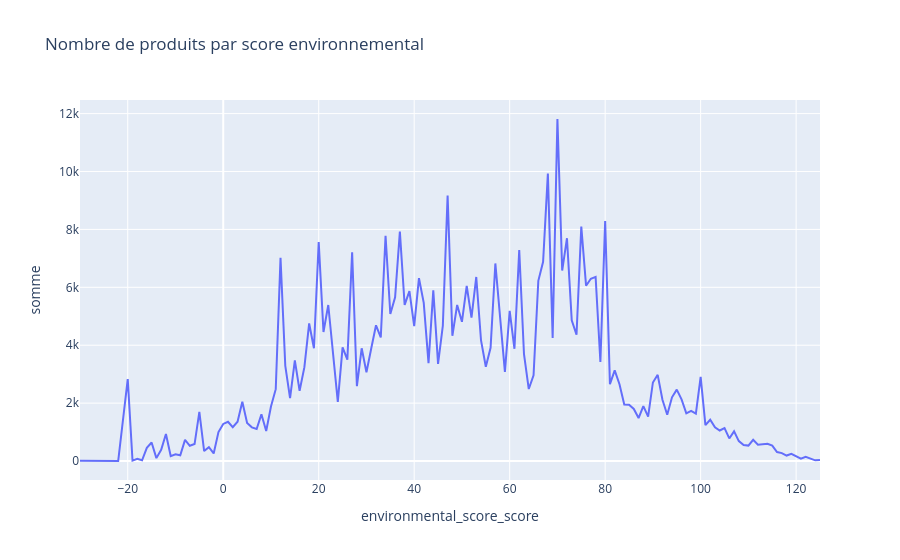

Write notebook code for a chart like this one.
### Code cell
environmental_score_score = count_for_graph(df,"environmental_score_score")

graph = px.line(environmental_score_score, x="environmental_score_score", y="somme", title="Nombre de produits par score environnemental")
graph.show()

### Figure 1 — Plotly figure (JSON) as saved in the notebook; plotly's stock layout.template omitted (floating-point values rounded to 4 significant figures; data arrays with more than 128 entries replaced by an {"elided": "..."} marker saying what was removed)
{"data": [{"hovertemplate": "environmental_score_score=%{x}<br>somme=%{y}<extra></extra>", "legendgroup": "", "line": {"color": "#636efa", "dash": "solid"}, "marker": {"symbol": "circle"}, "mode": "lines", "name": "", "orientation": "v", "showlegend": false, "type": "scatter", "x": {"elided": "152 float values"}, "xaxis": "x", "y": {"elided": "152 int values"}, "yaxis": "y"}], "layout": {"legend": {"tracegroupgap": 0}, "title": {"text": "Nombre de produits par score environnemental"}, "xaxis": {"anchor": "y", "domain": [0, 1], "title": {"text": "environmental_score_score"}}, "yaxis": {"anchor": "x", "domain": [0, 1], "title": {"text": "somme"}}}}
